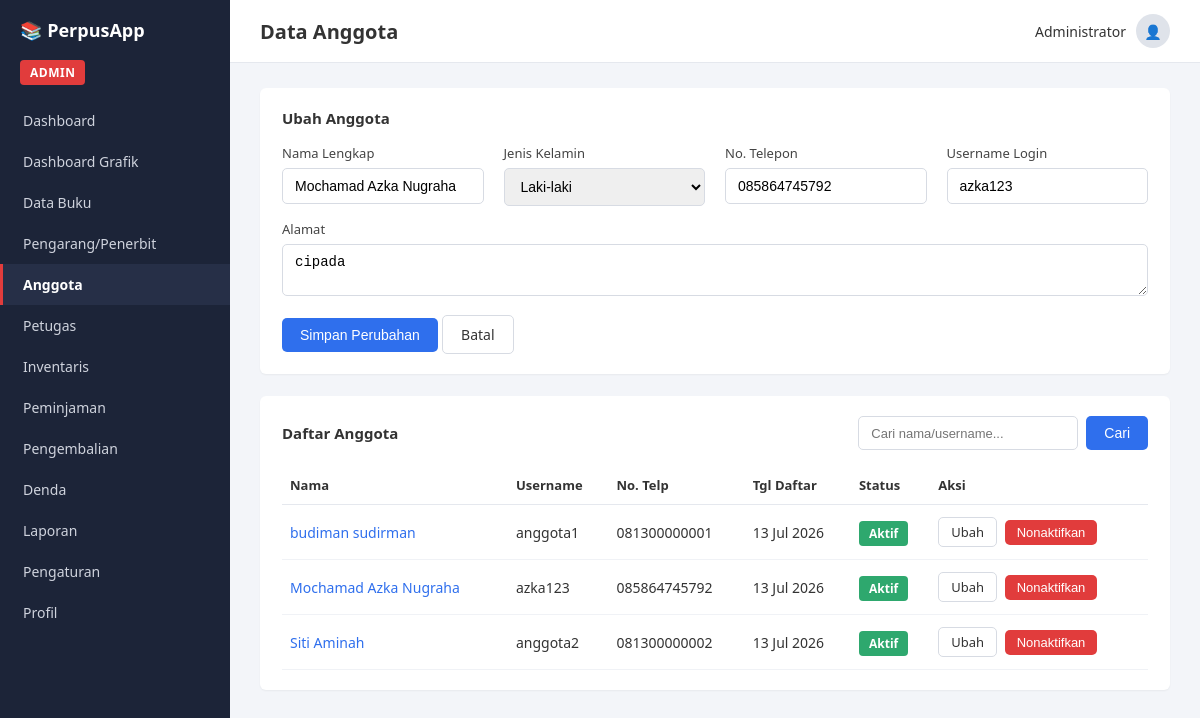
Screenshot of /anggota.php?edit_id=3 with the database file from the repository.
### tables this page shows
CREATE TABLE `anggota` (
  `kd_anggota` int(11) NOT NULL,
  `nm_anggota` varchar(150) NOT NULL,
  `jenis_kelamin` char(1) DEFAULT 'L',
  `alamat` text DEFAULT NULL,
  `no_telp` varchar(30) DEFAULT NULL,
  `foto` varchar(255) DEFAULT NULL,
  `tgl_daftar` date DEFAULT NULL,
  `user` varchar(50) DEFAULT NULL,
  `password` varchar(255) DEFAULT NULL,
  `status_aktif` tinyint(1) DEFAULT 1
);

### anggota.php (the view, shortened to what this page needs)
<?php
require 'config.php';
$search = trim($_GET['q'] ?? '');
if ($search !== '') {
    $stmt = $pdo->prepare("SELECT * FROM anggota WHERE nm_anggota LIKE ? OR user LIKE ? ORDER BY nm_anggota ASC");
    $like = "%$search%";
    $stmt->execute([$like, $like]);
    $anggotaList = $stmt->fetchAll();
} else {
    $anggotaList = $pdo->query("SELECT * FROM anggota ORDER BY nm_anggota ASC")->fetchAll();
}
$editAnggota = null;
if (isset($_GET['edit_id'])) {
    $stmt = $pdo->prepare("SELECT * FROM anggota WHERE kd_anggota=?");
    $stmt->execute([$_GET['edit_id']]);
    $editAnggota = $stmt->fetch();
}
?>
<!DOCTYPE html>
<html lang="id">
<head>
<link rel="stylesheet" href="assets/style.css">
</head>
<body>
<div class="layout">
    <?php include 'includes/sidebar.php'; ?>
    <div class="main">
        <?php include 'includes/header.php'; ?>
        <div class="content">
            <div class="card">
                <h2><?= $editAnggota ? 'Ubah Anggota' : 'Tambah Anggota Baru' ?></h2>
                <form method="post">
                    <div class="form-row">
                        <div class="form-group">
                            <label>Nama Lengkap</label>
                            <input type="text" name="nm_anggota" required value="<?= htmlspecialchars($editAnggota['nm_anggota'] ?? '') ?>">
                        </div>
                        <div class="form-group">
                            <label>Jenis Kelamin</label>
                            <select name="jenis_kelamin">
                                <option value="L" <?= (($editAnggota['jenis_kelamin'] ?? 'L') === 'L') ? 'selected' : '' ?>>Laki-laki</option>
                            </select>
                        </div>
                        <div class="form-group">
                            <label>No. Telepon</label>
                            <input type="text" name="no_telp" value="<?= htmlspecialchars($editAnggota['no_telp'] ?? '') ?>">
                        </div>
                        <div class="form-group">
                            <label>Username Login</label>
                            <input type="text" name="user" required value="<?= htmlspecialchars($editAnggota['user'] ?? '') ?>">
                        </div>
                    </div>
                    <div class="form-row">
                        <div class="form-group">
                            <label>Alamat</label>
                            <textarea name="alamat" rows="2"><?= htmlspecialchars($editAnggota['alamat'] ?? '') ?></textarea>
                        </div>
                    </div>
                    <button type="submit" name="<?= $editAnggota ? 'edit' : 'add' ?>" class="btn btn-primary">
                        <?= $editAnggota ? 'Simpan Perubahan' : 'Tambah Anggota' ?>
                    </button>
                    <?php if ($editAnggota): ?>
                        <a href="anggota.php" class="btn btn-outline">Batal</a>
                    <?php endif; ?>
                </form>
            </div>
            <div class="card">
                <div class="card-header-row">
                    <h2>Daftar Anggota</h2>
                    <form class="search-bar" method="get">
                        <input type="text" name="q" placeholder="Cari nama/username..." value="<?= htmlspecialchars($search) ?>">
                        <button type="submit" class="btn btn-primary">Cari</button>
                    </form>
                </div>
                <table>
                    <thead>
                        <tr>
                            <th>Nama</th><th>Username</th><th>No. Telp</th><th>Tgl Daftar</th><th>Status</th><th>Aksi</th>
                        </tr>
                    </thead>
                    <tbody>
                    <?php foreach ($anggotaList as $row): ?>
                        <tr>
                            <td class="link-name"><?= htmlspecialchars($row['nm_anggota']) ?></td>
                            <td><?= htmlspecialchars($row['user']) ?></td>
                            <td><?= htmlspecialchars($row['no_telp']) ?></td>
                            <td><?= $row['tgl_daftar'] ? date('d M Y', strtotime($row['tgl_daftar'])) : '-' ?></td>
                            <td>
                                <?php if ($row['status_aktif']): ?>
                                    <span class="badge badge-aktif">Aktif</span>
                                <?php else: ?>
                                    <span class="badge badge-nonaktif">Nonaktif</span>
                                <?php endif; ?>
                            </td>
                            <td>
                                <a class="btn btn-outline btn-sm" href="?edit_id=<?= $row['kd_anggota'] ?>">Ubah</a>
                                <form method="post" style="display:inline">
                                    <button type="submit" name="toggle_status" class="btn <?= $row['status_aktif'] ? 'btn-danger' : 'btn-success' ?> btn-sm">
                                        <?= $row['status_aktif'] ? 'Nonaktifkan' : 'Aktifkan' ?>
                                    </button>
                                </form>
                            </td>
                        </tr>
                    <?php endforeach; ?>
                    </tbody>
                </table>
            </div>
        </div>
    </div>
</div>
</body>
</html>

### assets/style.css (style rules this page uses)
* { box-sizing: border-box; }
body { margin: 0; font-family: 'Segoe UI', Arial, sans-serif; background: #f3f5f9; color: #333; }
.layout { display: flex; min-height: 100vh; }
.main { flex: 1; display: flex; flex-direction: column; min-width: 0; }
.content { padding: 25px 30px; }
.card { background: #fff; border-radius: 6px; padding: 20px 22px; margin-bottom: 22px; box-shadow: 0 1px 2px rgba(0,0,0,0.05); }
.card h2 { font-size: 15px; margin: 0 0 16px 0; }
.form-row { display: flex; gap: 20px; flex-wrap: wrap; margin-bottom: 14px; }
.form-group { flex: 1; min-width: 200px; }
.form-group label { display: block; font-size: 13px; margin-bottom: 6px; color: #444; }
.form-group input, .form-group select, .form-group textarea { width: 100%; padding: 9px 12px; border: 1px solid #d7dbe3; border-radius: 5px; font-size: 14px; }
.btn { display: inline-block; border: none; padding: 9px 18px; border-radius: 5px; font-size: 14px; cursor: pointer; text-decoration: none; }
.btn-primary { background: #2f6fed; color: #fff; }
.btn-outline { background: #fff; border: 1px solid #d7dbe3; color: #333; }
.btn-danger { background: #e13c3c; color: #fff; }
.btn-sm { padding: 5px 12px; font-size: 13px; margin-right: 4px; }
table { width: 100%; border-collapse: collapse; }
thead th { text-align: left; font-size: 13px; color: #333; padding: 10px 8px; border-bottom: 1px solid #e5e8ee; }
tbody td { padding: 12px 8px; font-size: 14px; border-bottom: 1px solid #f0f2f6; color: #333; }
.link-name { color: #2f6fed; }
.badge { padding: 4px 10px; border-radius: 4px; font-size: 12px; font-weight: 600; color: #fff; }
.badge-aktif { background: #2ea86e; }
.search-bar { display: flex; gap: 8px; }
.search-bar input { padding: 8px 12px; border: 1px solid #d7dbe3; border-radius: 5px; font-size: 13px; width: 220px; }
.card-header-row { display: flex; align-items: center; justify-content: space-between; margin-bottom: 16px; }
.card-header-row h2 { margin: 0; }

### rows the page displays
anggota: nm_anggota "Mochamad Azka Nugraha", jenis_kelamin "Laki-laki", no_telp "085864745792", user "azka123", alamat "cipada", tgl_daftar "13 Jul 2026", status_aktif "Aktif"
anggota: nm_anggota "budiman sudirman", user "anggota1", no_telp "081300000001", tgl_daftar "13 Jul 2026", status_aktif "Aktif"
anggota: nm_anggota "Siti Aminah", user "anggota2", no_telp "081300000002", tgl_daftar "13 Jul 2026", status_aktif "Aktif"

### other values shown
$item['label'] "Dashboard"
$item['label'] "Dashboard Grafik"
$item['label'] "Data Buku"
$item['label'] "Pengarang/Penerbit"
$item['label'] "Anggota"
$item['label'] "Petugas"
$item['label'] "Inventaris"
$item['label'] "Peminjaman"
$item['label'] "Pengembalian"
$item['label'] "Denda"
$item['label'] "Laporan"
$item['label'] "Pengaturan"
$item['label'] "Profil"
$pageTitle "Data Anggota"
